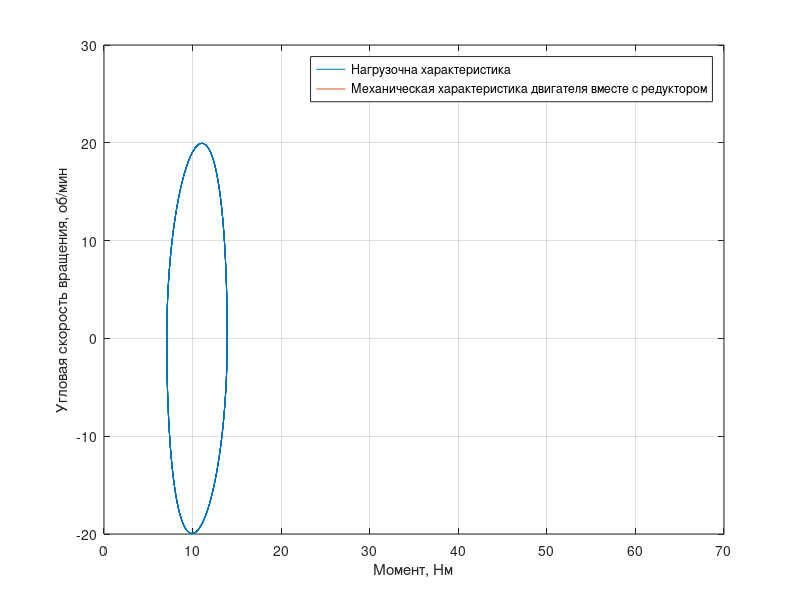

Here is the MATLAB script that generated this plot:
% % построение нагрузочной характеристики
t = 0:0.1:100;
w = 2;
w_ = 0.57;
a = 3.5;
J = 3;
% J = 2.6; % was 1.3
M = 10.5;% was 6
k = 0.14;
a_t = a*sin(w_*t);
w_t = a*w_*cos(w_*t);
q_t = a*w_*w_*sin(w_*t);


Mn = -J.*q_t + k.*abs(w_t).*w_t + M;
% Mn = -J.*q_t + k.*w_t + M;
plot(Mn, 10*w_t)
xlabel("Момент, Нм")
ylabel("Угловая скорость вращения, об/мин")
hold on
% построение механической характеристики двигателя
u = 0.97;
i = 406;%w as 215
m_ = 1020;% was 632
m = 0:0.1:m_* i * u * 0.15;
n0 = 8810/i; % was 7500
% N_M = (n0 - m * 8.7);
N_M = n0*(1 - m/(m_ * i * u));
plot(m/1000, N_M)
grid on
legend("Нагрузочна характеристика", "Механическая характеристика двигателя вместе с редуктором")

% i = 215 https://www.faulhaber.com/fileadmin/Import/Media/EN_2668_CR_DFF.pdf
% mtotor    https://www.faulhaber.com/fileadmin/Import/Media/EN_32GPT_FMM.pdf

% % faulhaber 3257 24cr with 38/2s 246
% % faulhaber 3257 24cr with 38/2s 159
% % RE 30 ∅30 mm, Graphite Brushes, 60 Watt GPX 32 406 or 326
